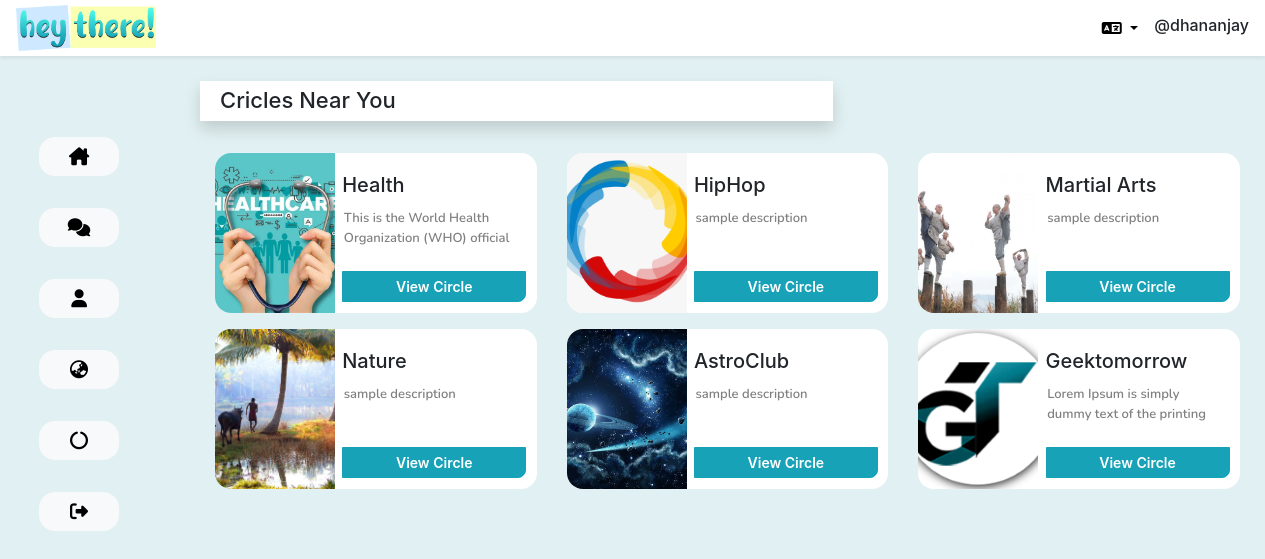
Page /all-circle/ (signed in) on the committed database.
### basic/models.py (models this page shows, shortened)
class Circle(models.Model):
    name = models.CharField(max_length=100, null=True, blank=True)
    description = models.CharField(max_length=1000, null=True, blank=True)
    circle_creator = models.ForeignKey(UserRegister, on_delete=models.DO_NOTHING, related_name='circle_creator', null=True, blank=True)
    image = models.ImageField(null=True, blank=True)
    date_create = models.DateTimeField(auto_now_add=True)
    neighbourhood = models.CharField(max_length=100, null=True, blank=True)
    members = models.ManyToManyField(UserRegister, related_name='members', null=True, blank=True)
    class Meta:
        ordering = ['-date_create']
    @property
    def imageURL(self):
        try:
            url = self.image.url
        except:
            url = ''
        return url

### basic/views.py (the view)
# urls.py: path('all-circle/', views.allCircle, name='all-circle'),
def allCircle(request):
    neighbourhood = request.user.userregister.neighbourhood
    circles = Circle.objects.filter(neighbourhood=neighbourhood)
    context = {
        'circles':circles,
    }
    return render(request, 'circle/allcircle.html', context)

### basic/templates/circle/allcircle.html
{% extends 'basic/main.html' %}
{% load static %}
{% block content %}
<div class="row home-container container" >
    <div class="col col-lg-2 col-sm-12">
        {% include 'basic/sidebar.html' %}
    </div>
    <div class="col col-lg-10 col-sm-12">
        <div class="all-circle" style="margin-right: -10rem;" >
          <div class="all-circle-title shadow">
            <h3 class="card-body" >Cricles Near You</h3>
          </div>
            {% for i in circles %}
            {% if forloop.first %}
            <div class="row mx-auto">
            {% endif %}
                <div class="col-lg-4 col-md-4 col-12">
                    <div class="all-circle-card card mb-3" style="max-width: 540px;">
                        <div class="row no-gutters">
                          <div class="col-md-4">
                            <img src="{{i.imageURL}}" alt="...">
                          </div>
                          <div class="col-md-8">
                            <div class="card-body">
                              <h5 class="card-title">{{i.name}}</h5>
                              <p class="description card-text">{{i.description}}</p>
                              <a href="{% url 'circle' i.name %}" style="margin-top: 1.4rem; border-radius: 0 0 0.5rem 0" class="btn btn-info btn-sm btn-block">View Circle</a>
                            </div>
                          </div>
                        </div>
                      </div>
                </div>
            {% if forloop.counter|divisibleby:3 %}
            </div> <div class="row mx-auto">{% endif %} {% if forloop.last %}</div> {% endif %}
            {% endfor %}
        </div>
    </div>
</div>
{% endblock content %}

### basic/templates/basic/main.html (shortened to what this page needs)
<!DOCTYPE html>
{% load i18n %}
{% load static %}
<html lang="en">
<head>
    <link rel="stylesheet" href="https://cdn.jsdelivr.net/npm/bootstrap@4.6.1/dist/css/bootstrap.min.css">
    <link rel="stylesheet" type="" href="{% static 'css/main.css' %}">
    <link rel="stylesheet" type="" href="{% static 'css/profile.css' %}">
    <link rel="stylesheet" type="" href="{% static 'css/circle.css' %}">
    <link rel="stylesheet" type="" href="{% static 'css/friends.css' %}">
    <link rel="stylesheet" href="https://use.fontawesome.com/releases/v5.8.1/css/all.css">
    <link rel="stylesheet" href="https://cdnjs.cloudflare.com/ajax/libs/font-awesome/6.1.1/css/all.min.css">
    <link rel="stylesheet" href="https://cdn.jsdelivr.net/npm/bootstrap-icons@1.8.3/font/bootstrap-icons.css">
</head>
<body class="" style="overflow-x: hidden;">
    <div class="navigation-top shadow-sm">
        <a href="{% url 'home' %}"><img src="{% static 'images/hero/logo-1.1.png' %}" width="140rem" style="margin-left: 1rem; margin-top: -0.2rem;" alt=""></a>
        <h6 style="">@{{request.user}}</h6>
        <div style="float: right;" class="dropdown">
            <a class="nav-link dropdown-toggle" href="#" role="button" data-toggle="dropdown" aria-expanded="false">
                <i class="fa-solid fa-language"></i>
            </a>
                {% get_current_language as LANGUAGE_CODE %}
                {% get_available_languages as LANGUAGES %}
                {% get_language_info_list for LANGUAGES as languages %}
        </div>
    </div>
    <br>
    {% block content %}
    {% endblock content %}
</body>
</html>

### basic/templates/basic/sidebar.html (shortened to what this page needs)
<body>
         <div class = "sidebar-desktop">
            <div class="side-bar-box">
                <a class="btn btn-light sidebar-element" href="{% url 'home' %}"><i class="fa-solid fa-house-chimney"></i></a>
            </div>
            <div class="side-bar-box">
                <a class="btn btn-light sidebar-element" href="{% url 'chat-home' %}"><i class="fa-solid fa-comments"></i></a>
            </div>
            <div class="side-bar-box">
            <a class="btn btn-light sidebar-element" href="{% url 'userprofile' request.user %}"><i class="fa-solid fa-user"></i></a>
            </div>
            <div class="side-bar-box">
            <a class="btn btn-light sidebar-element" href="{% url 'globalpage' %}"><i class="fa-solid fa-earth-asia"></i></a>
            </div>
            <div class="side-bar-box">
            <a class="btn btn-light sidebar-element" href="{% url 'all-circle' %}"><i class="fa-solid fa-circle-notch"></i></a>
            </div>
            <div class="side-bar-box">
            <a class="btn btn-light sidebar-element" href="{% url 'logout' %}"><i class="fa-solid fa-right-from-bracket"></i></a>
            </div>
         </div>
</body>

### static/css/main.css (style rules this page uses)
body { background-color: #e1f0f2; }
p { font-family: 'Nunito', sans-serif; font-weight: 500; }
a:link { text-decoration: none!important; color: black; }
a { color: rgb(0, 0, 0); }
.navigation-top { position: fixed; z-index: 9; background-color: rgb(255, 255, 255); width: 100%; height: 3.5rem; padding-top: 0.5rem; }
.navigation-top h6 { float:right; margin-right: 1rem; padding-top: 0.5rem; }
@media (min-width:1080px) { .sidebar-desktop { position: fixed; margin-top: 3rem; } }
@media (min-width:1080px) { .sidebar-element { margin-left: 1.5rem; margin-top: 2rem; width: 5rem; border: 0; border-radius: 1rem; font-size: large; } }

### static/css/circle.css (style rules this page uses)
.all-circle-title { background-color: white; width: 60%; height: 2.5rem; margin-top: 1.5rem; margin-bottom: 2rem; }
.all-circle-title h3 { font-weight: 500; font-size: 22px; padding-top: 0.4rem; }
.all-circle-card { max-height: 10rem; border-radius: 1rem; border: 0; }
.all-circle-card img { height: 10rem !important; width: 7.5rem; object-fit: cover; border-radius: 1rem 0 0 1rem; }
.all-circle-card p { font-size: small; font-weight: 600; color: gray; height: 2.5rem !important; overflow: hidden; }
.all-circle-card a { font-weight: 600; color: white; width: 11.5rem; }

### static/css/friends.css (style rules this page uses)
.friend-request-page-card h5, p { margin: 0.1rem; }

### rows in the picture
Circle: imageURL (picture), name "Health", description "This is the World Health Organization (WHO) official…"
Circle: imageURL (picture), name "HipHop", description "sample description"
Circle: imageURL (picture), name "Martial Arts", description "sample description"
Circle: imageURL (picture), name "Nature", description "sample description"
Circle: imageURL (picture), name "AstroClub", description "sample description"
Circle: imageURL (picture), name "Geektomorrow", description "Lorem Ipsum is simply dummy text of the printing…"

### other values in the picture
{{ request.user }} "dhananjay"
